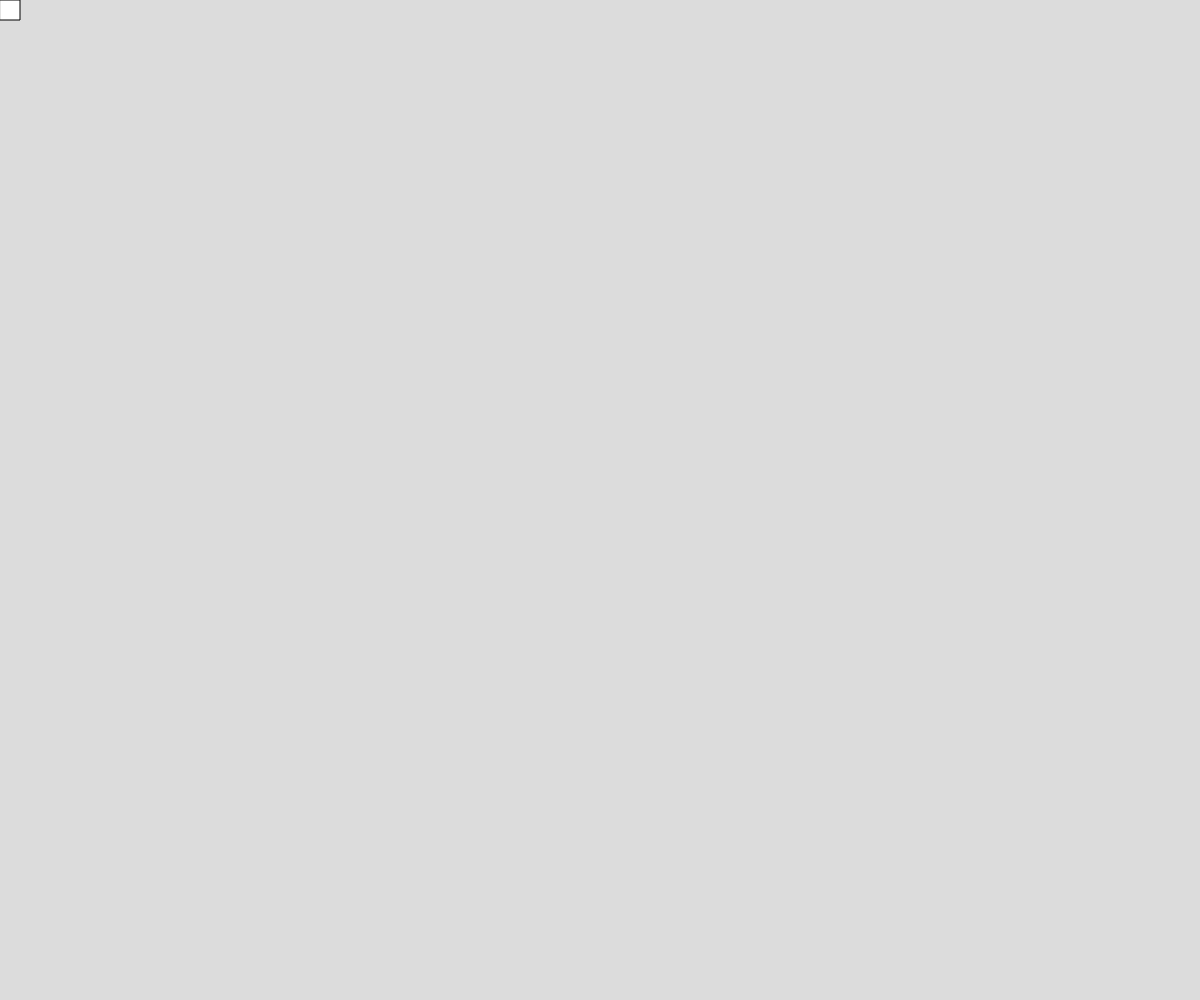
Frame 1 (no input)
Frame 60 (no input): identical to frame 1, image omitted
Frame 120 (the mouse pressed at the canvas centre since frame 60): identical to frame 1, image omitted

The p5.js sketch that drew this single still picture (run headless with seeded random() and noise() and a simulated clock; from frame 60 on, the mouse is pressed at the canvas centre):

// p5.js sketch
// ── sketch.js
// Varible demo
// Leif christensen
// feb 13, 2019
//
// Extra for Experts:
// - describe what you did to take this project "above and beyond"

let state = 0;
const rectSize = 20;
let x = 0;
let y = 0;

//zero stands for top, one stands for right two will be bottom and three will stand for left.

function setup() {
  createCanvas(windowWidth, windowHeight);
}

function draw() {
  background(220);
  if (state === 0 ){
    x += 10;
    if (x > windowWidth - rectSize) state = 1;

  }
  else if (state === 0 ){

  }
  rect(0, 0, rectSize, rectSize);
}
